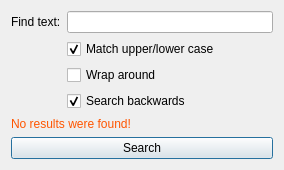
<?xml version="1.0" encoding="UTF-8"?>
<ui version="4.0">
 <class>Dialog</class>
 <widget class="QDialog" name="Dialog">
  <property name="geometry">
   <rect>
    <x>0</x>
    <y>0</y>
    <width>284</width>
    <height>165</height>
   </rect>
  </property>
  <property name="minimumSize">
   <size>
    <width>284</width>
    <height>0</height>
   </size>
  </property>
  <property name="maximumSize">
   <size>
    <width>622</width>
    <height>165</height>
   </size>
  </property>
  <property name="windowTitle">
   <string>Search Logs</string>
  </property>
  <property name="modal">
   <bool>true</bool>
  </property>
  <layout class="QVBoxLayout" name="verticalLayout">
   <item>
    <layout class="QFormLayout" name="formLayout">
     <item row="0" column="0">
      <widget class="QLabel" name="label">
       <property name="text">
        <string>Find text:</string>
       </property>
      </widget>
     </item>
     <item row="0" column="1">
      <widget class="QLineEdit" name="search_edit"/>
     </item>
     <item row="1" column="1">
      <widget class="QCheckBox" name="check_case">
       <property name="text">
        <string>Match upper/lower case</string>
       </property>
       <property name="checked">
        <bool>true</bool>
       </property>
      </widget>
     </item>
     <item row="2" column="1">
      <widget class="QCheckBox" name="check_wrap">
       <property name="text">
        <string>Wrap around</string>
       </property>
      </widget>
     </item>
     <item row="3" column="1">
      <widget class="QCheckBox" name="check_reverse">
       <property name="text">
        <string>Search backwards</string>
       </property>
       <property name="checked">
        <bool>true</bool>
       </property>
      </widget>
     </item>
    </layout>
   </item>
   <item>
    <widget class="QLabel" name="warn_label">
     <property name="palette">
      <palette>
       <active>
        <colorrole role="WindowText">
         <brush brushstyle="SolidPattern">
          <color alpha="255">
           <red>255</red>
           <green>85</green>
           <blue>0</blue>
          </color>
         </brush>
        </colorrole>
       </active>
       <inactive>
        <colorrole role="WindowText">
         <brush brushstyle="SolidPattern">
          <color alpha="255">
           <red>255</red>
           <green>85</green>
           <blue>0</blue>
          </color>
         </brush>
        </colorrole>
       </inactive>
       <disabled>
        <colorrole role="WindowText">
         <brush brushstyle="SolidPattern">
          <color alpha="255">
           <red>190</red>
           <green>190</green>
           <blue>190</blue>
          </color>
         </brush>
        </colorrole>
       </disabled>
      </palette>
     </property>
     <property name="text">
      <string>No results were found!</string>
     </property>
    </widget>
   </item>
   <item>
    <widget class="QPushButton" name="search_btn">
     <property name="text">
      <string>Search</string>
     </property>
    </widget>
   </item>
  </layout>
 </widget>
 <resources/>
 <connections/>
</ui>
